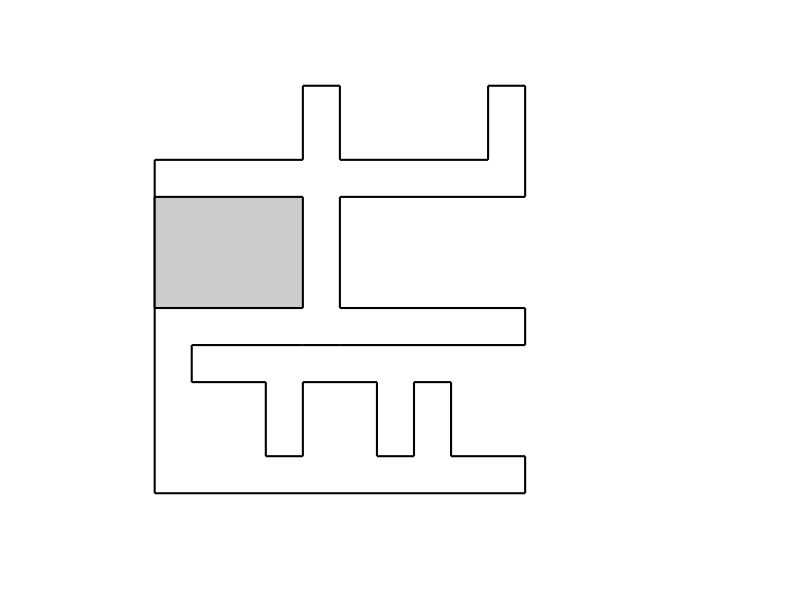

MATLAB code to generate this figure: (Note: this script raises an error after producing the figure.)
%
%=========VisiLibity Demonstration Script=========
%
%This script uses the the MEX-files generated from
%visibility_polygon.cpp and in_environment.cpp.  Follow
%the instructions in the respective .cpp files to create
%these MEX-files before running this script. A graphical
%representation of the supplied environment file
%example1.environment is dislplayed and the user can
%then select points (must be in the environment) with
%the mouse and the visibility polygon of that point will
%be computed and plotted over the environment.
%


%Clear the desk
clear all; close all; clc;
format long;

load('Online.mat');

%Robustness constant
%epsilon = 0.000000001;


%Snap distance (distance within which an observer location will be snapped to the
%boundary before the visibility polygon is computed)
%snap_distance = 0.05;


%Read environment geometry from file
%environment = read_vertices_from_file('./M_starstar3.environment');
% sensor_x = [2,3,4,5,6,6,6,6,7,8,9,10,11,11,11,11,11,11];
% sensor_y =	[3,3,3,3,3,4,5,6,6,6,6,6,6,7,8,9,10,11];


% environment_sensor = environment_sensor(sensor_x,sensor_y,environment);
sensor_detect_indicator = [0 0 0 0];
%Negtive_Reward = 3;
%Negtive_Teammate = 4;
%Calculate a good plot window (bounding box) based on outer polygon of environment
environment_min_x = min(environment{1}(:,1));
environment_max_x = max(environment{1}(:,1));
environment_min_y = min(environment{1}(:,2));
environment_max_y = max(environment{1}(:,2));
X_MIN = environment_min_x-0.1*(environment_max_x-environment_min_x);
X_MAX = environment_max_x+0.1*(environment_max_x-environment_min_x);
Y_MIN = environment_min_y-0.1*(environment_max_y-environment_min_y);
Y_MAX = environment_max_y+0.1*(environment_max_y-environment_min_y);



%Clear plot and form window with desired properties
clf; hold on;
axis equal; axis off; axis([X_MIN X_MAX+4 Y_MIN Y_MAX]);


%Plot Environment
patch( environment{1}(:,1) , environment{1}(:,2) , 0.1*ones(1,length(environment{1}(:,1)) ) , ...
    'w' , 'linewidth' , 1.5 );
for i = 2 : size(environment,2)
    patch( environment{i}(:,1) , environment{i}(:,2) , 0.1*ones(1,length(environment{i}(:,1)) ) , ...
        'k' , 'EdgeColor' , [0 0 0] , 'FaceColor' , [0.8 0.8 0.8] , 'linewidth' , 1.5 );
end




%Select test points and plot resulting visibility polygon

% current_x =[2,3,4,3,3,2,1,1,2,2,3,4,5,5,6,7,7,7]; % 
% current_y =[14,14,14,14,13,13,13,12,12,13,13,13,13,14,14,14,15,16];

% current_x = [4,4,4,5,6,7,6,7,6,7,6,7,6]; % 
% current_y = [6,7,8,8,8,8,8,8,8,8,8,8,8];
% 
% sensor_x = [4,4,4,4,5,6,7,6,7,6,7,6,7];
% sensor_y = [9,8,7,8,8,8,8,8,8,8,8,8,8];

current_x = Record_path_Agent(1,:);     %[5,4,3,2,1,1,1,2,3,3,3,4,5,6,7,8,8];
current_y = Record_path_Agent(2,:);     %[7,7,7,7,7,6,5,5,5,4,3,3,3,3,3,3,4];

sensor_x =  Record_path_Opponent(1,:);  %[5, 5,5,5,4,3,2,1,1,1,1,1,1,1,1,1,1];
sensor_y =  Record_path_Opponent(2,:);  %[10,9,8,7,7,7,7,7,6,5,4,5,6,7,6,5,4];

% current_x = [13,13,13,13,13,14,15,15];
% current_y = [ 5, 6, 7, 8, 9, 9, 9,10];
% 
% sensor_x =  [12,13,13,13,13,13,14,15];
% sensor_y =  [ 8, 8, 7, 7, 8, 9, 9, 9];

 Teammate1 = [10,7];
%  Teammate2 = [10,11];

% Teammate3 = [13,6];
Total_scan = false(50,50);
reward_step = 0;
discount_factor = 0.8;

Ne_Total = 0;

for ii= 1: nnz(current_x)
    
    %Acquire test point.
    %[observer_x observer_y] = ginput(1);
    observer_x = current_x(ii);
    observer_y = current_y(ii);
    %Make sure the current point is in the environment
    if  in_environment( [observer_x observer_y] , environment , epsilon )
        
        %             Clear plot and form window with desired properties
        clf;  hold on;
        axis equal; axis off; axis([X_MIN X_MAX+4 Y_MIN Y_MAX+2]);
        
        %Plot environment
        patch( environment{1}(:,1) , environment{1}(:,2) , 0.1*ones(1,length(environment{1}(:,1)) ) , ...
            'w' , 'linewidth' , 1.5 );
        for i = 2 : size(environment,2)
            patch( environment{i}(:,1) , environment{i}(:,2) , 0.1*ones(1,length(environment{i}(:,1)) ) , ...
                'k' , 'EdgeColor' , [0 0 0] , 'FaceColor' , [0.8 0.8 0.8] , 'linewidth' , 0.1 );
        end

        
        
        %             Plot observer
        plot3( observer_x , observer_y , 0.3 , ...
            'o' , 'Markersize' , 15 , 'MarkerEdgeColor' , 'k' , 'MarkerFaceColor' , 'r' );
        hold on
        
        
         W{1} = visibility_polygon( [sensor_x(ii) sensor_y(ii)] , environment , epsilon , snap_distance );
         V{1} = visibility_polygon( [observer_x observer_y] , environment , epsilon , snap_distance );

        
        %sensor polygon
       
        Area_sensor = polyarea(W{1}(:,1),W{1}(:,2));
        patch( W{1}(:,1) , W{1}(:,2) , 0.1*ones( size(W{1},1) , 1 ) , ...
            [0.7,0.7,0.9] , 'LineStyle' , 'none' );
%         plot3( W{1}(:,1) , W{1}(:,2) , 0.1*ones( size(W{1},1) , 1 ) , ...
%             'y*' , 'Markersize' , 5 );
        plot3( sensor_x(ii) , sensor_y(ii) , 0.3 , ...
            's' , 'Markersize' , 15, 'MarkerFaceColor' , [0.9,0.8,0.7],'MarkerFaceColor','b','MarkerEdgeColor','b' );
        
        
        %total polygon

        Total_visiable{ii} =  V;
        
        for k = 1:ii-1
            tpatch = patch( Total_visiable{k}{1}(:,1) , Total_visiable{k}{1}(:,2) , 0.1*ones( size(Total_visiable{k}{1},1) , 1 ) , ...
                [0.9,0.8,0.8] , 'LineStyle' , 'none' );
            alpha(tpatch,0.6)
        end
        
          %Compute and plot visibility polygon
        
        Area = polyarea(V{1}(:,1),V{1}(:,2));
        
        vpatch= patch( V{1}(:,1) , V{1}(:,2) , 0.1*ones( size(V{1},1) , 1 ) , ...
            [0.9,0.5,0.5],'LineStyle' , 'none' );
%         plot3( V{1}(:,1) , V{1}(:,2) , 0.1*ones( size(V{1},1) , 1 ) , ...
%             'b*' , 'Markersize' , 5 );
        alpha(vpatch, 0.6)

        
        hold on
        
        if mod(ii,Teammate_appear_mod) == 0
            plot3(Teammate1(1),Teammate1(2), 0.3 , ...
                'p' , 'Markersize' , 16, 'MarkerFaceColor' , [0.9,0.8,0.7],'MarkerFaceColor','r','MarkerEdgeColor','r' );
%             plot3(Teammate2(1),Teammate2(2), 0.3 , ...
%                 'p' , 'Markersize' , 16, 'MarkerFaceColor' , [0.9,0.8,0.7],'MarkerFaceColor','r','MarkerEdgeColor','r' );
%                     plot3(Teammate3(1),Teammate3(2), 0.3 , ...
            %             'p' , 'Markersize' , 16, 'MarkerFaceColor' , [0.9,0.8,0.7],'MarkerFaceColor','r','MarkerEdgeColor','r' );
            %
        end
        %%overlap area
        x1= V{1}(:,1);
        y1= V{1}(:,2);
        b1 = poly2mask(x1,y1,50, 50);
        areaImage = bwarea(b1);
        Total_scan = b1 | Total_scan;
        reward_step(ii) = bwarea(Total_scan);
    end
    
    if  in_environment( [sensor_x(ii) sensor_y(ii)] , V , epsilon )
%         fprintf('\nThe robot is detected!\n');
%         t=text(6,13,1,'Robot Detected');
%         t(1).Color = 'r';
%         t(1).FontSize = 20;       
        sensor_detect_indicator(ii) = 1;
    else
        sensor_detect_indicator(ii)= 0;
    end
    
    
    if  in_environment( [Teammate1(1),Teammate1(2)] , W , epsilon ) && mod(ii,3) == 1 
        Teammate_detect_indicator1(ii) = 1;
    else
        Teammate_detect_indicator1(ii)= 0;
    end
    
    
%     if  in_environment( [Teammate2(1),Teammate2(2)] , W , epsilon )
%         Teammate_detect_indicator2(ii) = 1;
%     else
%         Teammate_detect_indicator2(ii)= 0;
%     end
%     
%     
%     if  in_environment( [Teammate3(1),Teammate3(2)] , W , epsilon )
%         Teammate_detect_indicator3(ii) = 1;
%     else
%         Teammate_detect_indicator3(ii)= 0;
%     end
   
     plot3(sensor_x(1:ii),sensor_y(1:ii),0.1*ones( nnz(sensor_x(1:ii)) , 1 ),'b','LineWidth',5)
     plot3(current_x(1:ii),current_y(1:ii),0.1*ones( nnz(current_x(1:ii)) , 1 ),'r','LineWidth',3)
     pause(0.1)
%     txt = ['T = ',num2str(ii-1)];
%     text(X_MAX/2-1,Y_MAX+1,txt,'FontSize',10)
    
    
    if sum(Teammate_detect_indicator1(1:ii)) > 0
        Teammate_detected1 = 1;
    else
        Teammate_detected1 = 0;
    end
    
        
%     if sum(Teammate_detect_indicator2(1:ii)) > 0
%         Teammate_detected2 = 1;
%     else
%         Teammate_detected2 = 0;
%     end
%     
%         
%     if sum(Teammate_detect_indicator3(1:ii)) > 0
%         Teammate_detected3 = 1;
%     else
%         Teammate_detected3 = 0;
%     end
    
    Ne_Total = Ne_Total + Teammate_detect_indicator1(ii)*Negtive_Teammate*discount_factor^sum(Teammate_detect_indicator1(1:ii));
%     Total_reward_step(ii) = reward_step(ii)- Negtive_Reward*sum(sensor_detect_indicator(1:ii))- Teammate_detected1*Negtive_Teammate - Teammate_detected2*Negtive_Teammate - Teammate_detected3*Negtive_Teammate;
%     if ii == 1
%         txt2 = ['Accumulated reward=',num2str(Total_reward_step(ii)), ', New Region Reward=',num2str(reward_step(ii))];
%     else
%         txt2 = ['Accumulated reward=',num2str(Total_reward_step(ii)), ', New Region Reward=',num2str(reward_step(ii) - reward_step(ii-1))];
%     end

%     text(X_MAX/2-5,Y_MAX,txt2,'FontSize',8)

    
    
    txt3 = [ 'Penalty(Detected)=',num2str(Negtive_Reward*sensor_detect_indicator(ii)),', Penalty(Teammate)=', num2str(Teammate_detect_indicator1(ii)*Negtive_Teammate*discount_factor^sum(Teammate_detect_indicator1(1:ii)-1))];
%        if sum(Teammate_detect_indicator(1:ii-1)) > 0
%              txt3 = [ 'Penalty(Detected)=',num2str(Negtive_Reward*sensor_detect_indicator(ii)),', Penalty(Teammate)=0'];
       if Teammate_detect_indicator1(ii)== 1
            txt3 = [ 'Penalty(Detected)=',num2str(Negtive_Reward*sensor_detect_indicator(ii)),', Penalty(Teammate)=10'];
       else
            txt3 = [ 'Penalty(Detected)=',num2str(Negtive_Reward*sensor_detect_indicator(ii)),', Penalty(Teammate)=0'];
       end
%     text(X_MAX/2-5,Y_MAX - 1,txt3,'FontSize',8)
    hold off
    
     mov(ii) = getframe(gca);
     jj = ii;
%      imwrite(mov(ii),sprintf('High%d.jpg',jj))
    if ii > 10
        a = 1
    end
    %sensor the next point
%     fname = sprintf('myfile%d.png', ii);
%     saveas(gcf,fname)
%     
    
end

% v = VideoWriter('newfile.mp4','MPEG-4');
% v.FrameRate = 0.5;
% open(v)
% writeVideo(v,mov)
% close(v)
% hold on
%  plot3(sensor_x,sensor_y,0.1*ones( nnz(sensor_x) , 1 ),'b','LineWidth',5)
%  plot3(current_x,current_y,0.1*ones( nnz(current_x) , 1 ),'r','LineWidth',5)


 
for k = 1:ii
    if sum(Teammate_detect_indicator1(1:k)) > 0
        Teammate_detected1 = 1;
    else
        Teammate_detected1 = 0;
    end
    
    reward_step(k) = reward_step(k)- Negtive_Reward*sum(sensor_detect_indicator(1:k))- sum(Teammate_detect_indicator1)*Negtive_Teammate;
end

